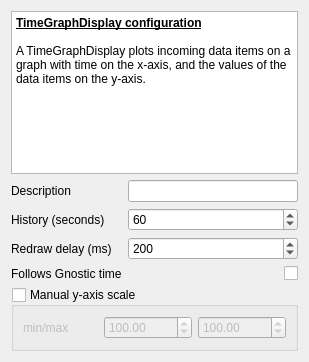
<?xml version="1.0" encoding="UTF-8"?>
<ui version="4.0">
 <class>TimeGraphDisplayConfigWidget</class>
 <widget class="QWidget" name="TimeGraphDisplayConfigWidget">
  <property name="geometry">
   <rect>
    <x>0</x>
    <y>0</y>
    <width>309</width>
    <height>362</height>
   </rect>
  </property>
  <property name="windowTitle">
   <string>Form</string>
  </property>
  <layout class="QVBoxLayout" name="verticalLayout">
   <item>
    <widget class="QTextBrowser" name="textBrowser">
     <property name="html">
      <string>&lt;!DOCTYPE HTML PUBLIC &quot;-//W3C//DTD HTML 4.0//EN&quot; &quot;http://www.w3.org/TR/REC-html40/strict.dtd&quot;&gt;
&lt;html&gt;&lt;head&gt;&lt;meta name=&quot;qrichtext&quot; content=&quot;1&quot; /&gt;&lt;style type=&quot;text/css&quot;&gt;
p, li { white-space: pre-wrap; }
&lt;/style&gt;&lt;/head&gt;&lt;body style=&quot; font-family:'Ubuntu'; font-size:9pt; font-weight:400; font-style:normal;&quot;&gt;
&lt;p style=&quot; margin-top:0px; margin-bottom:0px; margin-left:0px; margin-right:0px; -qt-block-indent:0; text-indent:0px;&quot;&gt;&lt;span style=&quot; font-weight:600; text-decoration: underline;&quot;&gt;TimeGraphDisplay configuration&lt;/span&gt;&lt;/p&gt;
&lt;p style=&quot;-qt-paragraph-type:empty; margin-top:0px; margin-bottom:0px; margin-left:0px; margin-right:0px; -qt-block-indent:0; text-indent:0px;&quot;&gt;&lt;/p&gt;
&lt;p style=&quot; margin-top:0px; margin-bottom:0px; margin-left:0px; margin-right:0px; -qt-block-indent:0; text-indent:0px;&quot;&gt;A TimeGraphDisplay plots incoming data items on a graph with time on the x-axis, and the values of the data items on the y-axis.&lt;/p&gt;&lt;/body&gt;&lt;/html&gt;</string>
     </property>
    </widget>
   </item>
   <item>
    <layout class="QGridLayout" name="gridLayout">
     <item row="0" column="0">
      <widget class="QLabel" name="label">
       <property name="text">
        <string>Description</string>
       </property>
      </widget>
     </item>
     <item row="0" column="1">
      <widget class="QLineEdit" name="descriptionEdit"/>
     </item>
     <item row="1" column="0">
      <widget class="QLabel" name="label_2">
       <property name="text">
        <string>History (seconds)</string>
       </property>
      </widget>
     </item>
     <item row="1" column="1">
      <widget class="QSpinBox" name="historySpin">
       <property name="minimum">
        <number>10</number>
       </property>
       <property name="maximum">
        <number>86400</number>
       </property>
       <property name="singleStep">
        <number>10</number>
       </property>
       <property name="value">
        <number>60</number>
       </property>
      </widget>
     </item>
     <item row="2" column="0">
      <widget class="QLabel" name="label_4">
       <property name="text">
        <string>Redraw delay (ms)</string>
       </property>
      </widget>
     </item>
     <item row="2" column="1">
      <widget class="QSpinBox" name="updateMsSpin">
       <property name="minimum">
        <number>20</number>
       </property>
       <property name="maximum">
        <number>60000</number>
       </property>
       <property name="singleStep">
        <number>20</number>
       </property>
       <property name="value">
        <number>200</number>
       </property>
      </widget>
     </item>
     <item row="3" column="0">
      <widget class="QLabel" name="label_5">
       <property name="text">
        <string>Follows Gnostic time</string>
       </property>
      </widget>
     </item>
     <item row="3" column="1">
      <widget class="QCheckBox" name="followRealTimeCheck">
       <property name="layoutDirection">
        <enum>Qt::RightToLeft</enum>
       </property>
       <property name="text">
        <string/>
       </property>
      </widget>
     </item>
    </layout>
   </item>
   <item>
    <widget class="QGroupBox" name="manualYScaleGroup">
     <property name="title">
      <string>Manual y-axis scale</string>
     </property>
     <property name="checkable">
      <bool>true</bool>
     </property>
     <property name="checked">
      <bool>false</bool>
     </property>
     <layout class="QHBoxLayout" name="horizontalLayout">
      <item>
       <widget class="QLabel" name="label_3">
        <property name="text">
         <string>min/max</string>
        </property>
       </widget>
      </item>
      <item>
       <widget class="QDoubleSpinBox" name="yMinSpin">
        <property name="minimum">
         <double>-1000000.000000000000000</double>
        </property>
        <property name="maximum">
         <double>1000000.000000000000000</double>
        </property>
        <property name="value">
         <double>100.000000000000000</double>
        </property>
       </widget>
      </item>
      <item>
       <widget class="QDoubleSpinBox" name="yMaxSpin">
        <property name="minimum">
         <double>-1000000.000000000000000</double>
        </property>
        <property name="maximum">
         <double>1000000.000000000000000</double>
        </property>
        <property name="value">
         <double>100.000000000000000</double>
        </property>
       </widget>
      </item>
     </layout>
    </widget>
   </item>
  </layout>
 </widget>
 <resources/>
 <connections/>
</ui>
